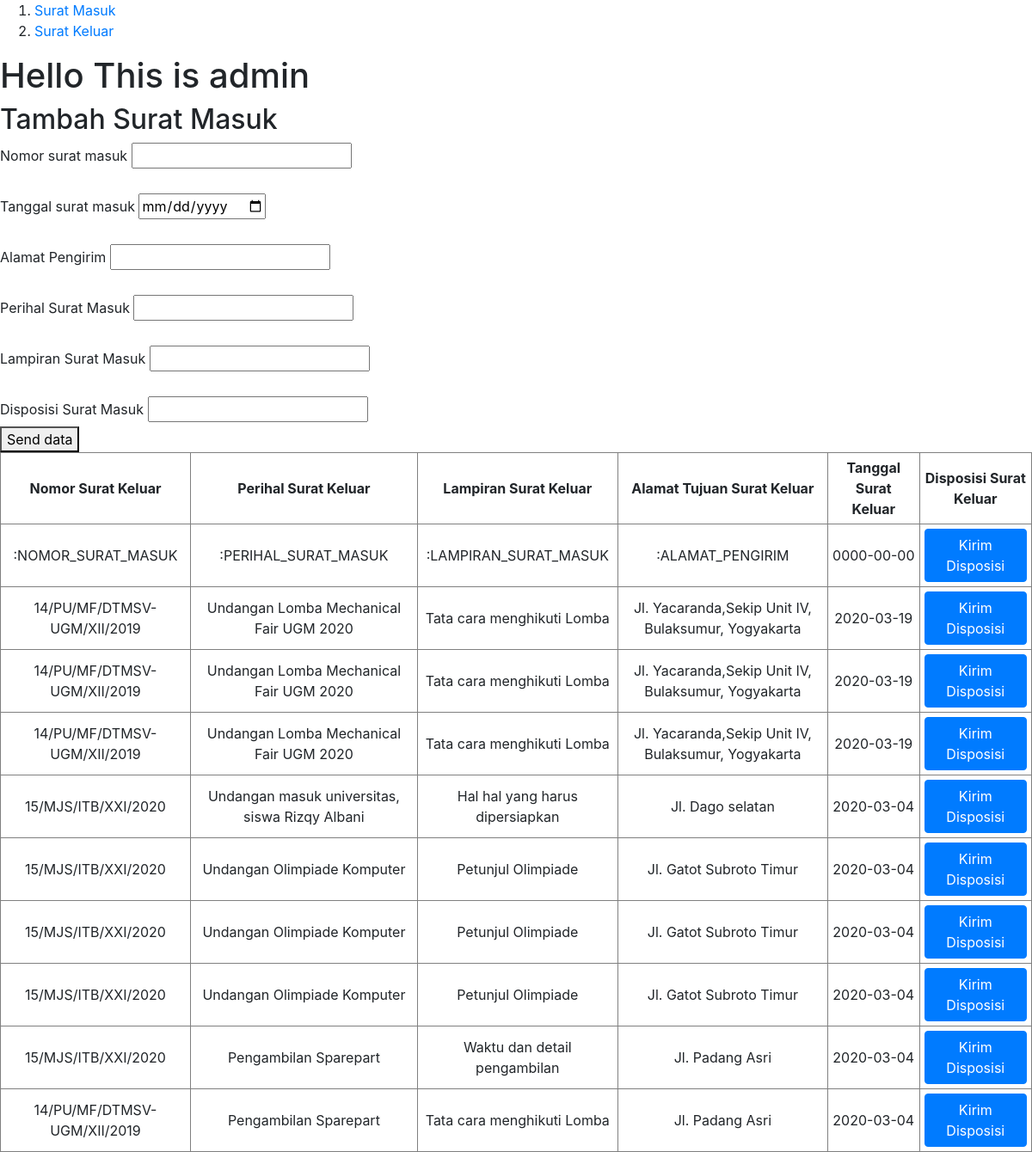
The app's page /public/admin/addDataSuratMasuk with its own data.
### tables this page shows
CREATE TABLE `tbl_surat_masuk` (
  `id_surat_masuk` int(255) NOT NULL,
  `lampiran_surat_masuk` varchar(255) NOT NULL,
  `alamat_pengirim` varchar(255) NOT NULL,
  `tanggal_surat_masuk` date NOT NULL,
  `nomor_surat_masuk` varchar(255) NOT NULL,
  `perihal_surat_masuk` varchar(255) NOT NULL,
  `disposisi_surat_masuk` varchar(255) NOT NULL
);

### app/core/mainController.php (called while the page is built, shortened)
<?php
    class mainController{
        public function view($view, $data = []){
            require_once "../app/view/" . $view . ".php";
        }
        public function model($model){
            return new $model;
        }
    }
?>

### app/controllers/Admin.php (called while the page is built, shortened)
<?php
    class Admin extends mainController{
        public function addDataSuratMasuk(){
            $data = [
                "judul" => "Tambah Surat Masuk",
                "process" => "admin/AddDataSuratMasuk",
                "surat" => $this->model("suratMasukModel")->getAllSuratMasuk()
            ];
            $this->view("templates/header", $data['judul']);
            $this->view("admin/addDataSuratMasuk", $data);
            $this->view("templates/footer");
        }
    }
?>

### app/core/App.php (called while the page is built, shortened)
<?php
    Class App{
        protected
            $controller = "Admin",
            $method = "Index",
            $params = [];
        public function parseUrl(){
            if( isset($_GET['url']) ){
                $url = rtrim($_GET['url'], "/");
                $url = filter_var($url, FILTER_SANITIZE_URL);
                $url = explode("/", $url);
                return $url;
            }
        }
        public function __CONSTRUCT(){
            $url = $this->parseUrl();
            if ( file_exists("../app/controllers/". $url[0] . ".php" ) ) {
                unset($url[0]);
            }
            $this->controller = new $this->controller();
            if ( isset($url[1]) ){
                if( method_exists($this->controller, $url[1]) ){
                    $this->method = $url[1];
                }
            }
            call_user_func_array([$this->controller, $this->method], $this->params);
        }
    }
?>

### public/index.php (called while the page is built, shortened)
<?php
    $app = new App();
?>

### app/core/db-wrapper.php (called while the page is built, shortened)
<?php
    class Database{
        private $host = host,
                $user = user,
                $pass = pass,
                $dbName = db;
        private $stmt, $dbh;
        public function __CONSTRUCT(){
            $dsn = "mysql:host=" . $this->host . "; dbname=" . $this->dbName;
            $option = [
                PDO::ATTR_PERSISTENT => true,
                PDO::ATTR_ERRMODE => PDO::ERRMODE_EXCEPTION
            ];
            try{
                $this->dbh = new PDO($dsn, $this->user, $this->pass, $option);
            }
            catch(PDOException $e){
                die( $e->getMessage() );
            }
        }
        public function query($query){
            $this->stmt = $this->dbh->prepare($query);
        }
        public function execute(){
            $this->stmt->execute();
        }
        public function allResult(){
            $this->execute();
            return $this->stmt->fetchAll(PDO::FETCH_ASSOC);
        }
    }
?>

### app/models/suratMasukModel.php (called while the page is built, shortened)
<?php
    class suratMasukModel{
        private $db, $table = "tbl_surat_masuk";
        public function __CONSTRUCT(){
            $this->db = new Database;
        }
        public function getAllSuratMasuk(){
            $query = "SELECT * FROM " . $this->table;
            $this->db->query($query);
            return $this->db->allResult();
        }
    }
?>

### app/view/admin/addDataSuratMasuk.php (the view, shortened to what this page needs)
<h1>Hello This is admin</h1>
<h2><?=$data['judul']?></h2>
<form action="<?php echo BASE_URL . $data['process'] ?>" method="POST">
    <div>
        <label for="nmr_srt_msk">Nomor surat masuk</label>
        <input type="text" id="nmr_srt_msk" name="nmr_srt_msk" type="text">
    </div>
    <br>
    <div>
        <label for="tgl_srt_msk">Tanggal surat masuk</label>
        <input type="date" id="tgl_srt_msk" name="tgl_srt_msk" type="text">
    </div>
    <br>
    <div>
        <label for="alamat_srt_msk">Alamat Pengirim</label>
        <input type="text" id="alamat_srt_msk" name="alamat_srt_msk" type="text">
    </div>
    <br>
    <div>
        <label for="perihal_srt_msk">Perihal Surat Masuk</label>
        <input type="text" id="perihal_srt_msk" name="perihal_srt_msk" type="text">
    </div>
    <br>
    <div>
        <label for="lampiran_srt_msk">Lampiran Surat Masuk</label>
        <input type="text" id="lampiran_srt_msk" name="lampiran_srt_msk" type="text">
    </div>
    <br>
    <div>
        <label for="disposisi_srt_msk">Disposisi Surat Masuk</label>
        <input type="text" id="disposisi_srt_msk" name="disposisi_srt_msk" type="text">
    </div>
    <div>
        <button type="submit" name="submit" >Send data</button>
    </div>
</form>
<table style="text-align:center" border="1" cellspacing="0" cellpadding="5" style="border-collapse : collapse">
    <tr>
        <th>Nomor Surat Keluar</th>
        <th>Perihal Surat Keluar</th>
        <th>Lampiran Surat Keluar</th>
        <th>Alamat Tujuan Surat Keluar</th>
        <th>Tanggal Surat Keluar</th>
        <th>Disposisi Surat Keluar</th>
    </tr>
    <?php
        foreach($data['surat'] as $srt):
    ?>
    <tr>
        <td><?= $srt['nomor_surat_masuk'] ?></td>
        <td><?= $srt['perihal_surat_masuk'] ?></td>
        <td><?= $srt['lampiran_surat_masuk'] ?></td>
        <td><?= $srt['alamat_pengirim'] ?></td>
        <td><?= $srt['tanggal_surat_masuk'] ?></td>
        <td>
            <button type="button" class="btn btn-primary" data-toggle="modal" data-target="#modalDisposisi">
                Kirim Disposisi
            </button>
        </td>
    </tr>
    <?php endforeach ?>
</table>

### app/view/templates/header.php (shortened to what this page needs)
<!DOCTYPE html>
<html lang="en">
<head>
    <link rel="stylesheet" href="https://stackpath.bootstrapcdn.com/bootstrap/4.4.1/css/bootstrap.min.css">
</head>
<body>
    <ol>
        <li><a href="<?= BASE_URL?>admin/addDataSuratMasuk">Surat Masuk</a></li>
        <li><a href="<?= BASE_URL?>admin/addDataSuratKeluar">Surat Keluar</a></li>
    </ol>

### app/view/templates/footer.php (shortened to what this page needs)
</body>
</html>

### records on screen
tbl_surat_masuk: nomor_surat_masuk ":NOMOR_SURAT_MASUK", perihal_surat_masuk ":PERIHAL_SURAT_MASUK", lampiran_surat_masuk ":LAMPIRAN_SURAT_MASUK", alamat_pengirim ":ALAMAT_PENGIRIM", tanggal_surat_masuk "0000-00-00"
tbl_surat_masuk: nomor_surat_masuk "14/PU/MF/DTMSV-UGM/XII/2019", perihal_surat_masuk "Undangan Lomba Mechanical Fair UGM 2020", lampiran_surat_masuk "Tata cara menghikuti Lomba", alamat_pengirim "Jl. Yacaranda,Sekip Unit IV, Bulaksumur, Yogyakarta", tanggal_surat_masuk "2020-03-19"
tbl_surat_masuk: nomor_surat_masuk "14/PU/MF/DTMSV-UGM/XII/2019", perihal_surat_masuk "Undangan Lomba Mechanical Fair UGM 2020", lampiran_surat_masuk "Tata cara menghikuti Lomba", alamat_pengirim "Jl. Yacaranda,Sekip Unit IV, Bulaksumur, Yogyakarta", tanggal_surat_masuk "2020-03-19"
tbl_surat_masuk: nomor_surat_masuk "14/PU/MF/DTMSV-UGM/XII/2019", perihal_surat_masuk "Undangan Lomba Mechanical Fair UGM 2020", lampiran_surat_masuk "Tata cara menghikuti Lomba", alamat_pengirim "Jl. Yacaranda,Sekip Unit IV, Bulaksumur, Yogyakarta", tanggal_surat_masuk "2020-03-19"
tbl_surat_masuk: nomor_surat_masuk "15/MJS/ITB/XXI/2020", perihal_surat_masuk "Undangan masuk universitas, siswa Rizqy Albani", lampiran_surat_masuk "Hal hal yang harus dipersiapkan", alamat_pengirim "Jl. Dago selatan", tanggal_surat_masuk "2020-03-04"
tbl_surat_masuk: nomor_surat_masuk "15/MJS/ITB/XXI/2020", perihal_surat_masuk "Undangan Olimpiade Komputer", lampiran_surat_masuk "Petunjul Olimpiade", alamat_pengirim "Jl. Gatot Subroto Timur", tanggal_surat_masuk "2020-03-04"
tbl_surat_masuk: nomor_surat_masuk "15/MJS/ITB/XXI/2020", perihal_surat_masuk "Undangan Olimpiade Komputer", lampiran_surat_masuk "Petunjul Olimpiade", alamat_pengirim "Jl. Gatot Subroto Timur", tanggal_surat_masuk "2020-03-04"
tbl_surat_masuk: nomor_surat_masuk "15/MJS/ITB/XXI/2020", perihal_surat_masuk "Undangan Olimpiade Komputer", lampiran_surat_masuk "Petunjul Olimpiade", alamat_pengirim "Jl. Gatot Subroto Timur", tanggal_surat_masuk "2020-03-04"
tbl_surat_masuk: nomor_surat_masuk "15/MJS/ITB/XXI/2020", perihal_surat_masuk "Pengambilan Sparepart", lampiran_surat_masuk "Waktu dan detail pengambilan", alamat_pengirim "Jl. Padang Asri", tanggal_surat_masuk "2020-03-04"
tbl_surat_masuk: nomor_surat_masuk "14/PU/MF/DTMSV-UGM/XII/2019", perihal_surat_masuk "Pengambilan Sparepart", lampiran_surat_masuk "Tata cara menghikuti Lomba", alamat_pengirim "Jl. Padang Asri", tanggal_surat_masuk "2020-03-04"

### other values on screen
$data['judul'] "Tambah Surat Masuk"
